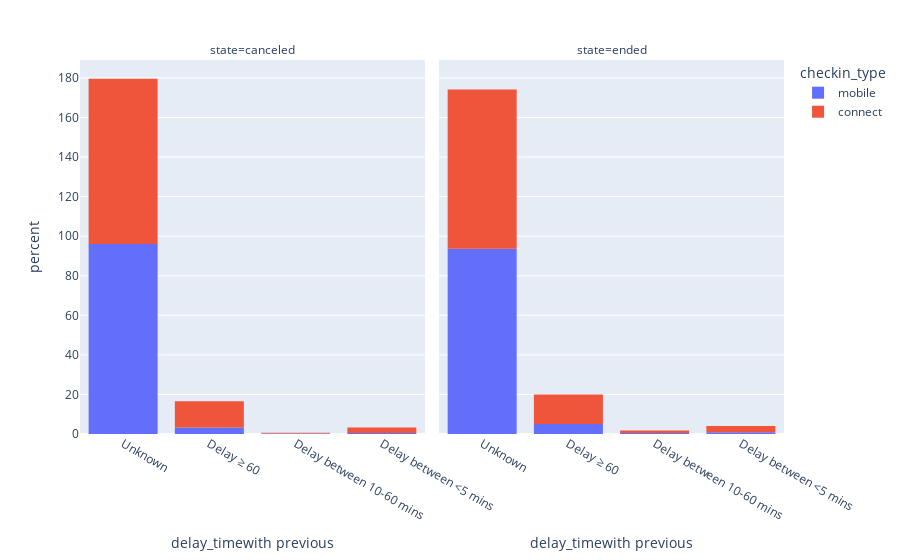

Write notebook code for a chart like this one.
### Code cell
fig = px.histogram(df_delay, x='delay_timewith previous', color= 'checkin_type',
           facet_col= 'state', histnorm = 'percent')
fig.show()

### Figure 1 — Plotly figure (JSON) as saved in the notebook; plotly's stock layout.template omitted (floating-point values rounded to 4 significant figures; data arrays with more than 128 entries replaced by an {"elided": "..."} marker saying what was removed)
{"data": [{"alignmentgroup": "True", "bingroup": "x", "histnorm": "percent", "hovertemplate": "checkin_type=mobile<br>state=canceled<br>delay_timewith previous=%{x}<br>percent=%{y}<extra></extra>", "legendgroup": "mobile", "marker": {"color": "#636efa", "pattern": {"shape": ""}}, "name": "mobile", "offsetgroup": "mobile", "orientation": "v", "showlegend": true, "type": "histogram", "x": {"elided": "2467 str values"}, "xaxis": "x", "yaxis": "y"}, {"alignmentgroup": "True", "bingroup": "x", "histnorm": "percent", "hovertemplate": "checkin_type=mobile<br>state=ended<br>delay_timewith previous=%{x}<br>percent=%{y}<extra></extra>", "legendgroup": "mobile", "marker": {"color": "#636efa", "pattern": {"shape": ""}}, "name": "mobile", "offsetgroup": "mobile", "orientation": "v", "showlegend": false, "type": "histogram", "x": {"elided": "14536 str values"}, "xaxis": "x2", "yaxis": "y2"}, {"alignmentgroup": "True", "bingroup": "x", "histnorm": "percent", "hovertemplate": "checkin_type=connect<br>state=canceled<br>delay_timewith previous=%{x}<br>percent=%{y}<extra></extra>", "legendgroup": "connect", "marker": {"color": "#EF553B", "pattern": {"shape": ""}}, "name": "connect", "offsetgroup": "connect", "orientation": "v", "showlegend": true, "type": "histogram", "x": {"elided": "798 str values"}, "xaxis": "x", "yaxis": "y"}, {"alignmentgroup": "True", "bingroup": "x", "histnorm": "percent", "hovertemplate": "checkin_type=connect<br>state=ended<br>delay_timewith previous=%{x}<br>percent=%{y}<extra></extra>", "legendgroup": "connect", "marker": {"color": "#EF553B", "pattern": {"shape": ""}}, "name": "connect", "offsetgroup": "connect", "orientation": "v", "showlegend": false, "type": "histogram", "x": {"elided": "3509 str values"}, "xaxis": "x2", "yaxis": "y2"}], "layout": {"annotations": [{"font": {}, "showarrow": false, "text": "state=canceled", "x": 0.245, "xanchor": "center", "xref": "paper", "y": 1, "yanchor": "bottom", "yref": "paper"}, {"font": {}, "showarrow": false, "text": "state=ended", "x": 0.755, "xanchor": "center", "xref": "paper", "y": 1, "yanchor": "bottom", "yref": "paper"}], "barmode": "relative", "legend": {"title": {"text": "checkin_type"}, "tracegroupgap": 0}, "margin": {"t": 60}, "xaxis": {"anchor": "y", "domain": [0, 0.49], "title": {"text": "delay_timewith previous"}}, "xaxis2": {"anchor": "y2", "domain": [0.51, 1], "matches": "x", "title": {"text": "delay_timewith previous"}}, "yaxis": {"anchor": "x", "domain": [0, 1], "title": {"text": "percent"}}, "yaxis2": {"anchor": "x2", "domain": [0, 1], "matches": "y", "showticklabels": false}}}
